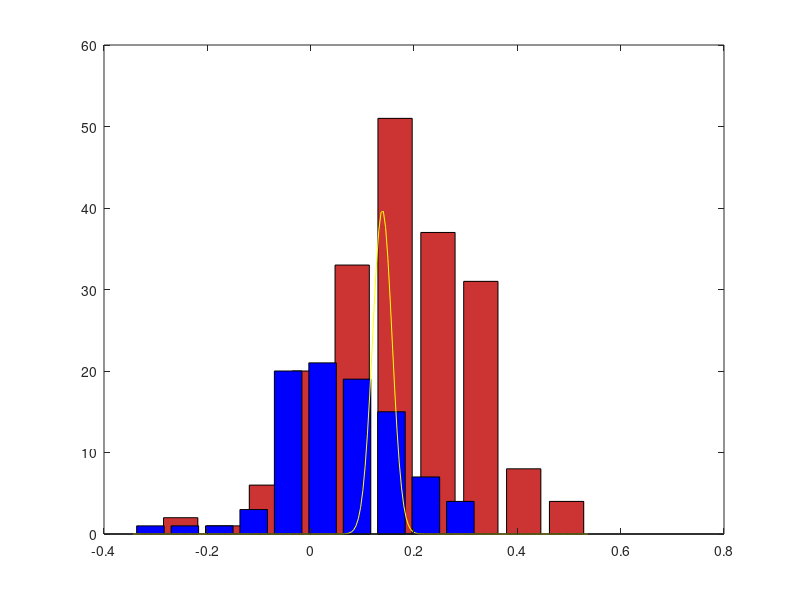

MATLAB code to generate this figure:
function [] = sporadic_ebm()

load('alex_data/ADNIdata_Baseline.mat')

% ADNIdataBL raw data as received from the ADNI website
%EBMdataBL - pre-processed data for use in the EBM model
% EMBLdxBL - the level of impairment for each patient (1 - Cognitively normal, 2 - MCI 3 - AD)
% EBMevents - labels of the EBM events

[nr_patients, nr_biomarkers] = size(EBMdataBL);

control_indices = find(EBMdxBL == 1);
patient_indices = find(EBMdxBL > 1);

% pXgEnE(i,j,1) = p(x_ij | Ei) (patients)
% pXgEnE(i,j,2) = p(x_ij | not Ei) (controls)
pXgEnE = zeros(nr_patients, nr_biomarkers,2);

for biomk=1:nr_biomarkers
   control_levels = EBMdataBL(control_indices, biomk);
   patient_levels = EBMdataBL(patient_indices, biomk);
    
   mu_control = mean(control_levels);
   sigma_control = std(control_levels)^2;
   
   mu_patient = mean(patient_levels);
   sigma_patient = std(patient_levels)^2;
   
   %pXgEnE(:, biomk, 2) = normpdf(control_levels, mu_control, sigma_control);
   %pXgEnE(:, biomk, 1) = normpdf(patient_levels, mu_patient, sigma_patient);
   
   
   all_levels = EBMdataBL(:, biomk);
   % fit two gaussians on all the data

   [mu_mix, sigma_mix, pi_mix]  = ...
       em_mix(all_levels, [mu_control, mu_patient], [sigma_control, sigma_patient])
   

   minX = min(all_levels);
   maxX = max(all_levels);
   X = minX:(maxX - minX)/200:maxX;
   Y = eval_mix_gaussians(X, mu_mix, sigma_mix, pi_mix);
   

   
   clf;
   [f1,x1] = hist(patient_levels);
   bar(x1,f1, 'FaceColor',[0.8,0.2,0.2]);
   %h = findobj(gca,'Type','patch');
   %h.FaceColor = [0.8 0.2 0.2];
   %h.EdgeColor = 'b';
   hold on
   [f2,x2] = hist(control_levels);
   bar(x2,f2,'b');
   maxY = get(gca,'ylim');
   Y = Y * (maxY(2) * 0.66/max(Y));
   %hist(control_levels);
   hold on

   plot(X, Y,'y');

   %hist(control_levels,50)
   
end

end

function [mu, sigma, pi]  = ...
    em_mix(data, mu_init, max_sigma)

% data is a 1d array of biomarker levels which is assumed to be generated
% from a mixture of 2 gaussian distributions

mu = mu_init;
sigma = max_sigma;

% pi_control is the weight of the control gaussian
% pi(1) - control pi(2) - patient
pi = [0.5 0.5];

N = length(data); 
K = 2;

assert(length(mu) == K && length(sigma) == K && length(pi) == K);

znk = zeros(N,K);
eval_matrix = zeros(N,K);

log_likely = inf;
thresh = 0.0001;

iterations = 100;

Nk = [-1 -1];
%% keep updating until convergence
for iter=1:iterations
    
    % E-step
    for k=1:K
        znk(:,k) = pi(k) * normpdf(data, mu(k), sigma(k));
    end
% 
    % normalise the znk rows
    for n=1:N
        if(sum(znk(n,:)) ~= 0)
            znk(n,:) = znk(n,:) ./ sum(znk(n,:));
        else
            display('Warning - znk is zero')
            znk(n,:) = [0.5 0.5];
        end
    end

    % M-step

    Nk = sum(znk);
    
    if(~all(Nk) || isnan(Nk(1)) || isnan(Nk(2)))
        break
    end
    
    for k=1:K

           
       mu(k) =  sum(znk(:,k) .* data) /Nk(k);
       sigma(k) = sum(znk(:,k) .* (data - mu(k)) .* (data - mu(k)) ) / Nk(k);

       % set the constraint that alex implemented in the paper: i.e. the sigma
       % of each distribution should not be greater than the sigma of the CN
       % and AD groups taken separately
       if (sigma(k) > max_sigma(k))
           display('constraint in place')
           sigma(k) = max_sigma(k);
       end
       
       pi = Nk / N;
       
       % normalise the pi, although it shouldn't normally need to be
       % normalised
       pi = pi ./ sum(pi);
       
        % Evaluate the log_likelihood
        for j=1:K
            eval_matrix(:,j) = pi(j) * normpdf(data, mu(j), sigma(j));
        end

        sumK = sum(eval_matrix, 2);
        assert(length(sumK) == N);
        log_likely = sum(log(sumK));
        
        %X = min(data):0.005:max(data);
        %hist(data,25)
        %hold on
        %plot(X, eval_mix_gaussians(X, mu, sigma, pi))

    end
    
    if(~all(sigma) || isnan(sigma(1)) || isnan(sigma(2)))
        break
    end
end
    

end

function Y = eval_mix_gaussians(X, mu, sigma, pi)
% X is a vector of data points
% mu is a vector of means
% sigma is a vector of std deviations

K = length(mu);
Y = zeros(size(X));

for k=1:K
   if (sigma(k) ~= 0) 
       Y = Y + pi(k) * normpdf(X, mu(k), sigma(k)); 
   end
end

end